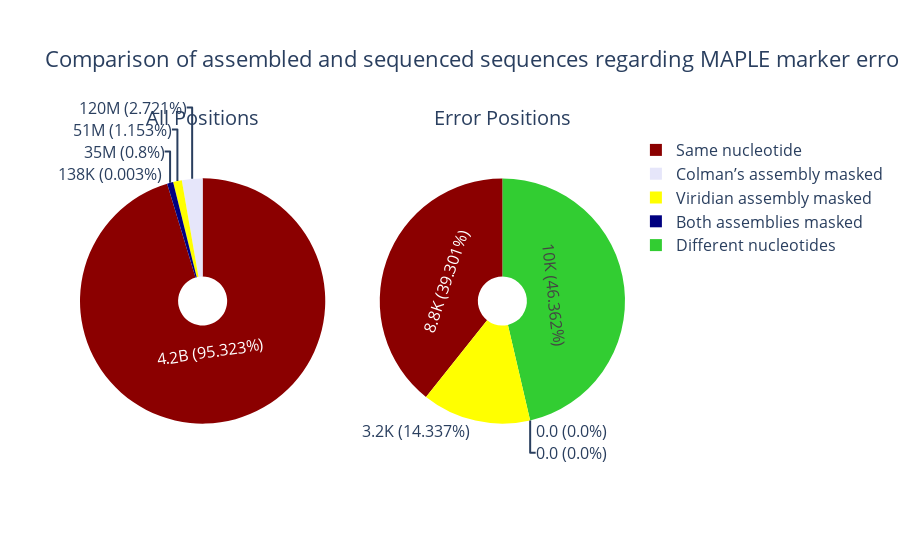

Notebook code cell kept with this figure:
### Markdown cell above
### Final version

### Code cell
import plotly.subplots as sp
import plotly.graph_objects as go
import plotly.express as px

fig = sp.make_subplots(rows=1, cols=2, specs=[[{'type': 'pie'}, {'type': 'pie'}]],
                      subplot_titles=['All Positions', 'Error Positions'])

fig.add_trace(go.Pie(labels=df_all['Category'], values=df_all['Percentage'], hole=0.2,
                     textinfo='text',
                     text=df_all['Raw_number'].astype(str) + ' (' + df_all['Percentage'].astype(str) + '%)',
                     marker={'colors': colors},
                     hovertemplate='%{label}<br>Current percentage: %{percent:.1%}<br>Raw Number: %{text}'),
              row=1, col=1)

fig.add_trace(go.Pie(labels=df_err['Category'], values=df_err['Percentage'], hole=0.2,
                     textinfo='text',
                     text=df_err['Raw_number'].astype(str) + ' (' + df_err['Percentage'].astype(str) + '%)',
                     marker={'colors': colors},
                     hovertemplate='%{label}<br>Current percentage: %{percent:.1%}<br>Raw Number: %{text}'),
              row=1, col=2)

fig.update_layout(
    title="Comparison of assembled and sequenced sequences regarding MAPLE marker error positions",
    font=dict(
        size=16
    )
)

# 更新子图标题的字号
fig.update_annotations(font=dict(size=20))

fig.show()

### Figure 1 — Plotly figure (JSON) as saved in the notebook; plotly's stock layout.template omitted (floating-point values rounded to 4 significant figures)
{"data": [{"domain": {"x": [0, 0.45], "y": [0, 1]}, "hole": 0.2, "hovertemplate": "%{label}<br>Current percentage: %{percent:.1%}<br>Raw Number: %{text}", "labels": ["Same nucleotide", "Different nucleotides", "Both assemblies masked", "Viridian assembly masked", "Colman’s assembly masked"], "marker": {"colors": ["rgb(139, 0, 0)", "rgb(50, 205, 50)", "rgb(0, 0, 128)", "rgb(255,255,0)", "rgb(230, 230, 250)"]}, "text": ["4.2B (95.323%)", "138K (0.003%)", "35M (0.8%)", "51M (1.153%)", "120M (2.721%)"], "textinfo": "text", "type": "pie", "values": [95.32, 0.003, 0.8, 1.153, 2.721]}, {"domain": {"x": [0.55, 1], "y": [0, 1]}, "hole": 0.2, "hovertemplate": "%{label}<br>Current percentage: %{percent:.1%}<br>Raw Number: %{text}", "labels": ["Same nucleotide", "Different nucleotides", "Both assemblies masked", "Viridian assembly masked", "Colman’s assembly masked"], "marker": {"colors": ["rgb(139, 0, 0)", "rgb(50, 205, 50)", "rgb(0, 0, 128)", "rgb(255,255,0)", "rgb(230, 230, 250)"]}, "text": ["8.8K (39.301%)", "10K (46.362%)", "0.0 (0.0%)", "3.2K (14.337%)", "0.0 (0.0%)"], "textinfo": "text", "type": "pie", "values": [39.3, 46.36, 0, 14.34, 0]}], "layout": {"annotations": [{"font": {"size": 20}, "showarrow": false, "text": "All Positions", "x": 0.225, "xanchor": "center", "xref": "paper", "y": 1, "yanchor": "bottom", "yref": "paper"}, {"font": {"size": 20}, "showarrow": false, "text": "Error Positions", "x": 0.775, "xanchor": "center", "xref": "paper", "y": 1, "yanchor": "bottom", "yref": "paper"}], "font": {"size": 16}, "title": {"text": "Comparison of assembled and sequenced sequences regarding MAPLE marker error positions"}}}
